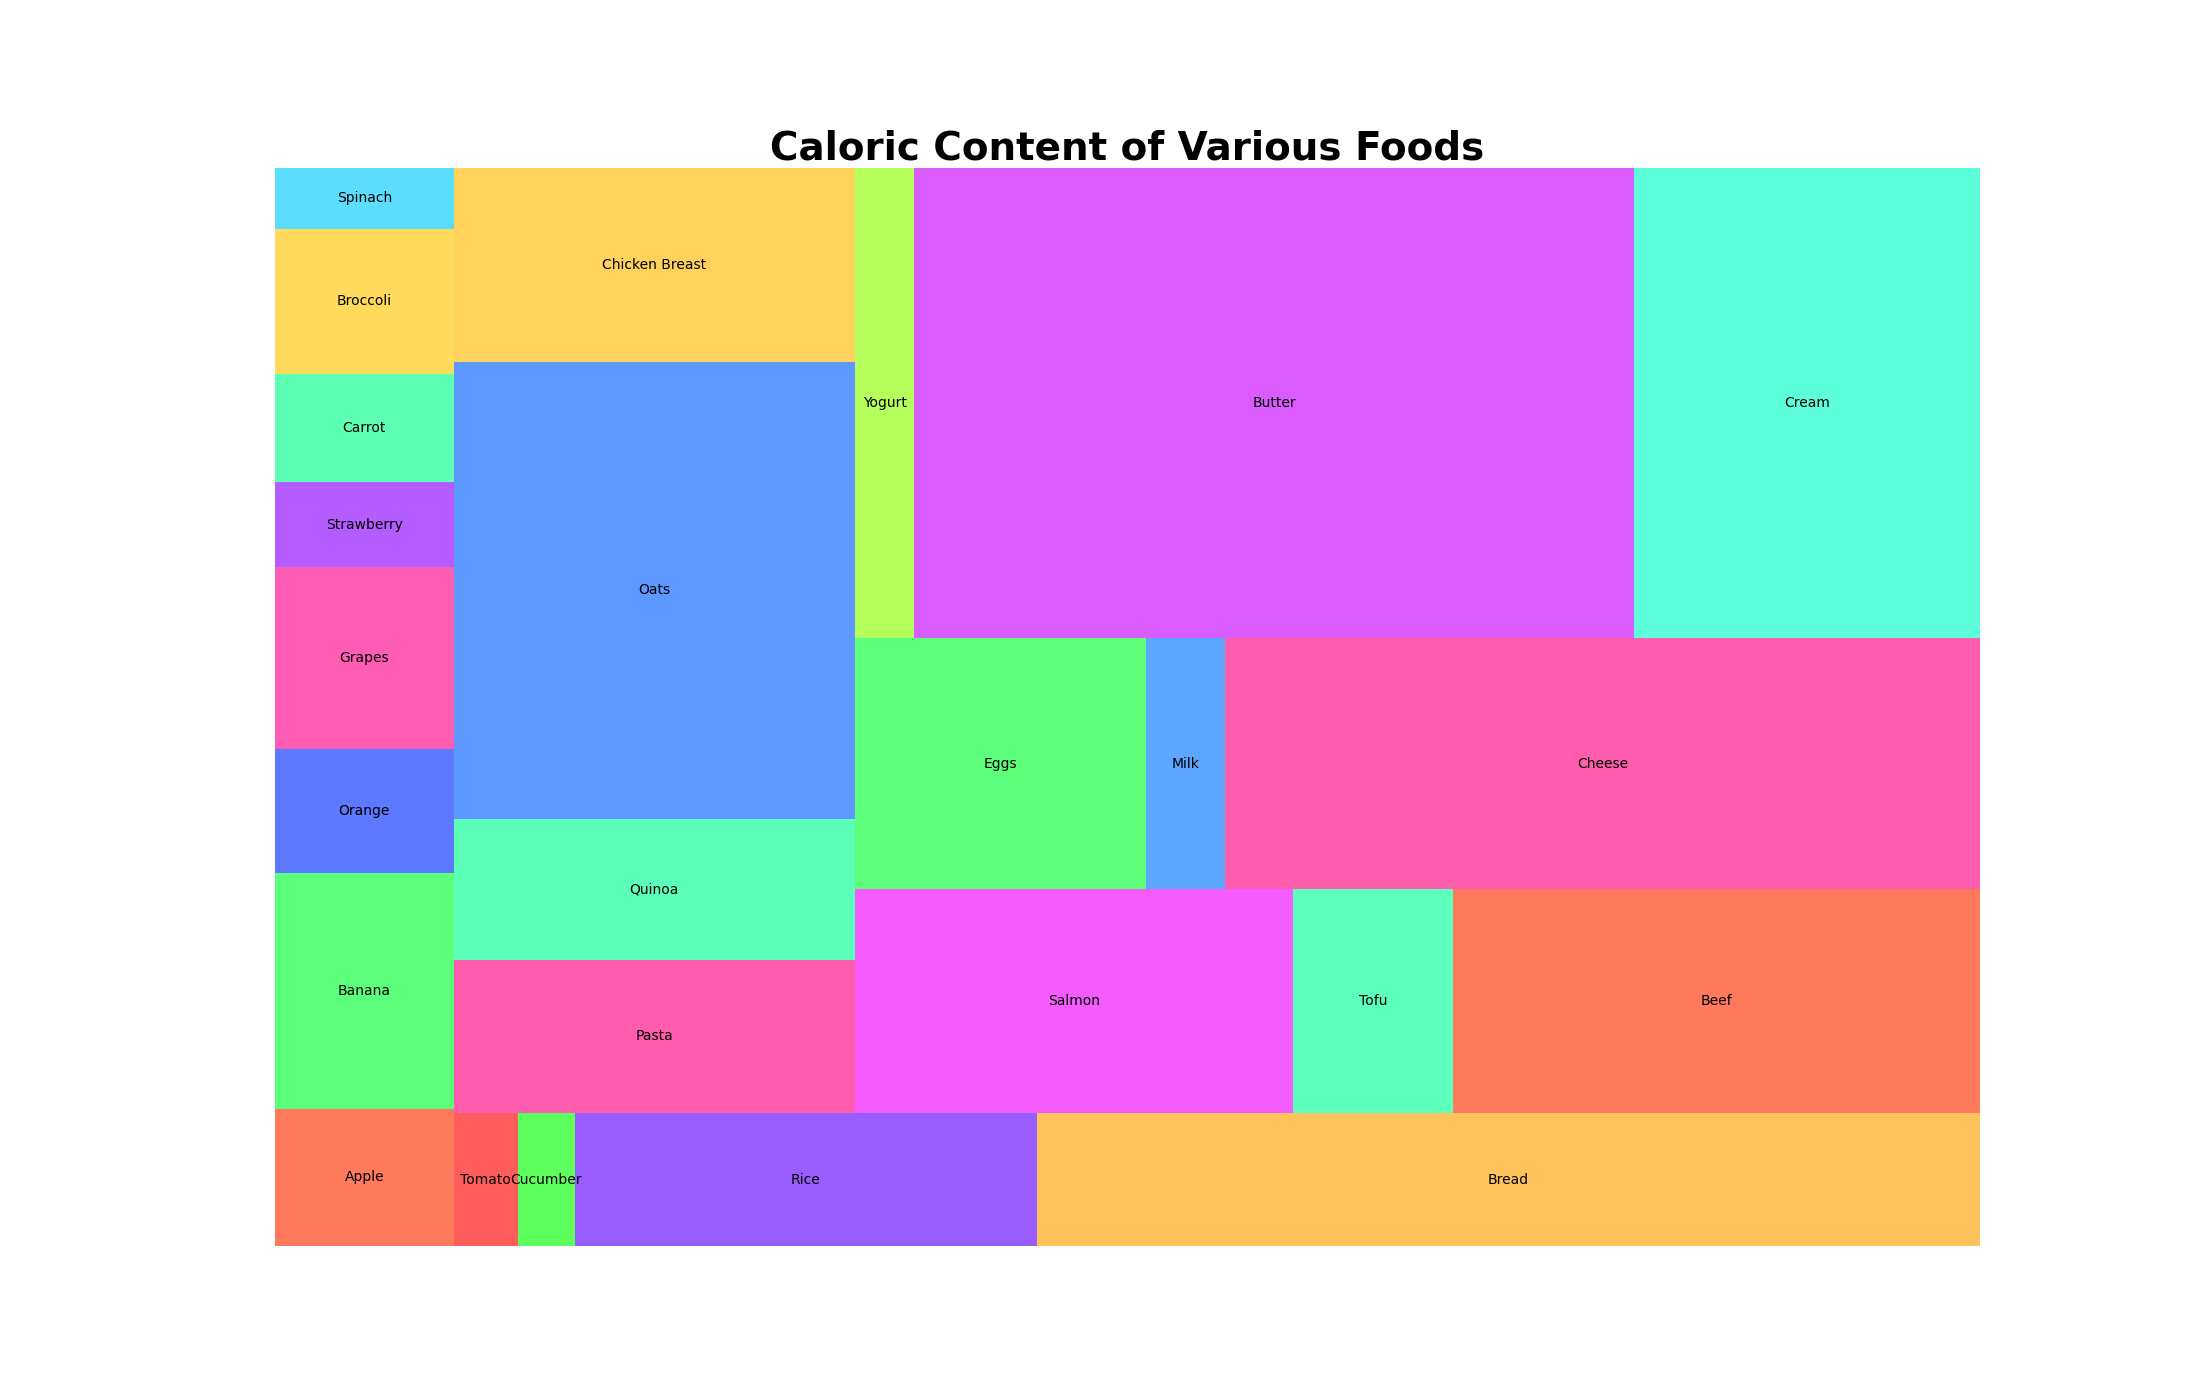

This chart was generated by the following Python code:

import pandas as pd
import seaborn as sns
import matplotlib.pyplot as plt
import squarify

# Creating a DataFrame from the provided dataset
data = {
    'Category': ['Fruits', 'Fruits', 'Fruits', 'Fruits', 'Fruits', 
                 'Vegetables', 'Vegetables', 'Vegetables', 'Vegetables', 'Vegetables',
                 'Grains', 'Grains', 'Grains', 'Grains', 'Grains', 
                 'Proteins', 'Proteins', 'Proteins', 'Proteins', 'Proteins',
                 'Dairy', 'Dairy', 'Dairy', 'Dairy', 'Dairy'],
    'Food': ['Apple', 'Banana', 'Orange', 'Grapes', 'Strawberry', 
             'Carrot', 'Broccoli', 'Spinach', 'Tomato', 'Cucumber',
             'Rice', 'Bread', 'Pasta', 'Quinoa', 'Oats', 
             'Chicken Breast', 'Salmon', 'Tofu', 'Beef', 'Eggs',
             'Milk', 'Cheese', 'Yogurt', 'Butter', 'Cream'],
    'Calories': [52, 89, 47, 69, 32, 
                 41, 55, 23, 18, 16,
                 130, 265, 131, 120, 389,
                 165, 208, 76, 250, 155,
                 42, 402, 59, 717, 345]
}

df = pd.DataFrame(data)

# Plotting the treemap
plt.figure(figsize=(22, 14))
colors = ["#FF5733", "#33FF57", "#3357FF", "#FF33A1", "#A133FF", "#33FFA1", "#FFD133", "#33D4FF", "#FF3333", "#33FF33",
          "#7F33FF", "#FFB433", "#FF3399", "#33FFA7", "#337FFF", "#FFC733", "#F333FF", "#33FFAB", "#FF5733", "#33FF57",
          "#3390FF", "#FF3399", "#A1FF33", "#D133FF", "#33FFD1"]

squarify.plot(sizes=df['Calories'], label=df['Food'], color=colors, alpha=0.8)
plt.title('Caloric Content of Various Foods', fontsize=28, fontweight='bold')
plt.axis('off')
plt.show()
